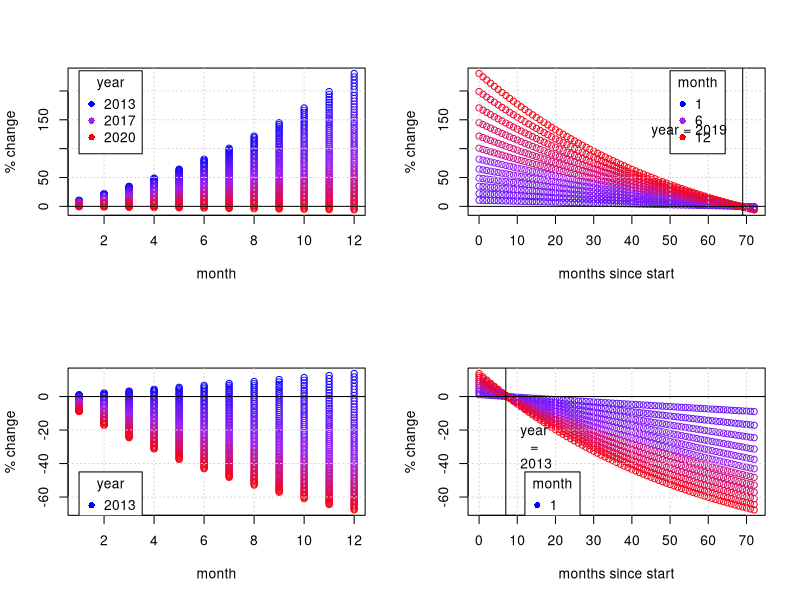
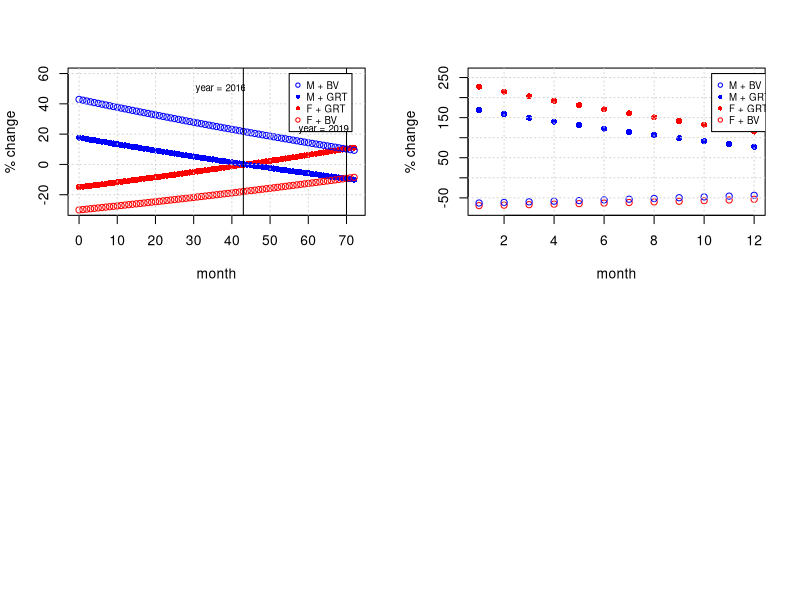

Write the R code that produced these figures, in order.
## ---- chunk 1
rm(list = ls())
knitr::opts_chunk$set(echo = TRUE)
## ---- chunk 2
MOY_coeff = 0.0995560*1
#sex_coeff = -0.2597900*-1
inter_coeff = -0.0014557*69*1
model =  MOY_coeff + inter_coeff 
beta = model
per_change = (exp(beta) - 1) * 100 
per_change # year over powers the months_since_start for the first month, but for all other months, seasonality drives the appearance of long-wing morphs

# plot this interaction...(1-12 for MOY_coeff and 0-72 for the year coeff)
## ---- chunk 3
intercept = 0.7516501
MOY_coeff = 0.0995560*1
sex_coeff = -0.2597900*-1
host_coeff = 1.1256358
inter_coeff = -0.0014557*72*1 
model =  MOY_coeff + inter_coeff 
beta = host_coeff #+ intercept
per_change = (exp(beta) - 1) * 100 
per_change # year over powers the months_since_start for the first month, but for all other months, seasonality drives the appearance of long-wing morphs

# plot this interaction...(1-12 for MOY_coeff and 0-72 for the year coeff)
## ---- chunk 4

M = seq(1,12)
MSS = seq(0,72) # and you can project this and you'll see as the years proceed you would get WAY MORE PLASTICITY at later months
c = expand.grid(M,MSS)

eq = function(combo_matrix) {
  effects_col = c()
  for (i in 1:nrow(c)) {
    mo=c[i,1]
    yr=c[i,2]
    bm = 0.0995560
    bi = -0.0014557
    total_effect = bm*mo + bi*mo*yr
    perchange =  (exp(total_effect) - 1) * 100 
    effects_col = c(effects_col, perchange)
  }
  
  return(effects_col)
}
MODEL = eq(c)
c$model = MODEL
colnames(c) = c("month", "year", "model")


library(plotrix)
set.seed(1)
x <- sort(runif(length(MSS), min = 0, max = 1))
colorfunc = colorRamp(c("blue","purple","red"))
mycolors_yr = rgb(colorfunc(x), maxColorValue=255)
x <- sort(runif(length(M), min = 0, max = 1))
mycolors_mo = rgb(colorfunc(x), maxColorValue=255)

par(mfrow=c(2,2))
plot(c$month, c$model, ylab="% change", xlab="month", col=mycolors_yr[as.factor(c$year)])
grid()
abline(h=0, col="black")
legend(1, 235, title="year", legend=c("2013", "2017", "2020"), col=c("blue","purple", "red"), pch=16)

plot(c$year, c$model, ylab="% change", xlab="months since start", col=mycolors_mo[as.factor(c$month)])
grid()
abline(h=0, col="black")
abline(v=69, col="black")
legend(50, 235, title="month", legend=c("1  ", "6  ", "12  "), col=c("blue","purple", "red"), pch=16)
text(55, 130, "year = 2019")


M = seq(1,12)
MSS = seq(0,72) # and you can project this and you'll see as the years proceed you would get WAY MORE PLASTICITY at later months
c = expand.grid(M,MSS)

eq = function(combo_matrix) {
  effects_col = c()
  for (i in 1:nrow(c)) {
    mo=c[i,1]
    yr=c[i,2]
    by = 0.0107239
    bi = -0.0014557
    total_effect = by*mo + bi*mo*yr
    perchange =  (exp(total_effect) - 1) * 100 
    effects_col = c(effects_col, perchange)
  }
  
  return(effects_col)
}

MODEL = eq(c)
c$model = MODEL
colnames(c) = c("month", "year", "model")


library(plotrix)
set.seed(1)
x <- sort(runif(length(MSS), min = 0, max = 1))
colorfunc = colorRamp(c("blue","purple","red"))
mycolors_yr = rgb(colorfunc(x), maxColorValue=255)
x <- sort(runif(length(M), min = 0, max = 1))
mycolors_mo = rgb(colorfunc(x), maxColorValue=255)


plot(c$month, c$model, ylab="% change", xlab="month", col=mycolors_yr[as.factor(c$year)])
grid()
abline(h=0, col="black")
legend(1, -45, title="year", legend=c("2013", "2017", "2020"), col=c("blue","purple", "red"), pch=16)

plot(c$year, c$model, ylab="% change", xlab="months since start", col=mycolors_mo[as.factor(c$month)])
grid()
abline(h=0, col="black")
abline(v=7, col="black")
legend(12, -45, title="month", legend=c("1  ", "6  ", "12  "), col=c("blue","purple", "red"), pch=16)
text(15, -30, "year \n= \n2013")
## ---- chunk 5
# sex ----- 
# sex_binom:pophost_binom           0.0973323
# sex_binom:months_since_start      0.0037212 
# K. elegans"  "1" | F = 1 
intercept_var = 0.35216 
sexhp = 0.0037212 * 11
#sexmss = 0.0037212 * 1
beta = sexhp #+ intercept_var
per_change = (exp(beta) - 1) * 100 
per_change
## ---- chunk 6
# sex ----- 
# sex_binom:pophost_binom           0.0973323
# sex_binom:months_since_start      0.0037212 
# K. elegans"  "1" | F = 1 
S = c(1,-1)
HP = c(1,-1)
MSS = seq(0,72) # and you can project this and you'll see as the years proceed you would get WAY MORE PLASTICITY at later months
c = expand.grid(S, HP, MSS)

eq = function(combo_matrix) {
  effects_col = c()
  for (i in 1:nrow(c)) {
    sex=c[i,1]
    hp=c[i,2]
    yr=c[i,3]
    bsex = -0.2597900
    bshp = 0.0973323
    bsmss = 0.0037212
    total_effect = bsex * sex + (bshp * sex * hp) + (bsmss * sex * yr)
    perchange =  (exp(total_effect) - 1) * 100 
    effects_col = c(effects_col, perchange)
  }
  
  return(effects_col)
}

MODEL = eq(c)
c$model = MODEL
colnames(c) = c("sex", "hp", "year", "model")

plot(c$year, c$model, ylab="% change", xlab="month",
     col=c("blue","red")[as.factor(c$sex)], pch=c(1,16)[as.factor(c$hp)],
     ylim = c(-30, 60))
grid()
abline(v=43, col="black")
abline(v=70, col="black")
legend(55, 60, legend=c("M + BV", "M + GRT", "F + GRT", "F + BV"), col=c("blue", "blue", "red", "red"), pch=c(1,16,16,1),cex=.7)
text(37, 50, "year = 2016", cex=.7)
text(64, 23, "year = 2019", cex=.7)
## ---- chunk 7
# pophost_binom:month_of_year      -0.0379395 
hpm = -0.0379395 * -1 * 1 # larger for BV smaller for GRT
beta = hpm 
per_change = (exp(beta) - 1) * 100 
per_change

Probability = 1 / (1 + exp(beta)) * 100 # or p = exp(beta) / (1 + exp(beta))
Probability = exp(beta) / (1 + exp(beta)) * 100 
Probability
## ---- chunk 8
# pophost_binom                     1.1256358 
# sex_binom:pophost_binom           0.0973323 
# pophost_binom:month_of_year      -0.0379395 

S = c(1,-1)
HP = c(1,-1)
M = seq(1,12) # and you can project this and you'll see as the years proceed you would get WAY MORE PLASTICITY at later months
c = expand.grid(S, HP, M)

eq = function(combo_matrix) {
  effects_col = c()
  for (i in 1:nrow(c)) {
    sex=c[i,1]
    hp=c[i,2]
    m=c[i,3]
    bhp = 1.1256358 
    bshp = 0.0973323
    bhpm = -0.0379395 
    total_effect = bhp * hp + (bshp * sex * hp) + (bhpm * hp * m)
    perchange =  (exp(total_effect) - 1) * 100 
    effects_col = c(effects_col, perchange)
  }
  
  return(effects_col)
}

MODEL = eq(c)
c$model = MODEL
colnames(c) = c("sex", "hp", "month", "model")

plot(c$month, c$model, ylab="% change", xlab="month",
     col=c("blue","red")[as.factor(c$sex)], pch=c(1,16)[as.factor(c$hp)], ylim=c(-80, 260))
grid()
abline(v=43, col="black")
abline(v=70, col="black")
legend(10.3, 260, legend=c("M + BV", "M + GRT", "F + GRT", "F + BV"), col=c("blue", "blue", "red", "red"), pch=c(1,16,16,1),cex=.7)
text(37, 50, "year = 2016", cex=.7)
text(64, 23, "year = 2019", cex=.7)
